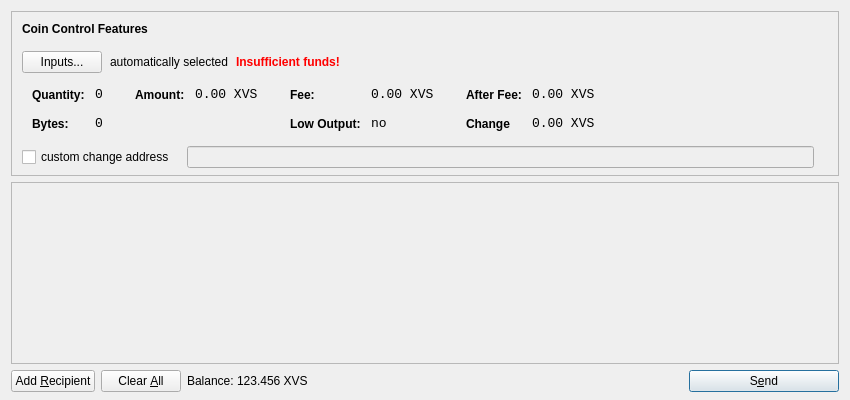
<?xml version="1.0" encoding="UTF-8"?>
<ui version="4.0">
 <class>SendCoinsDialog</class>
 <widget class="QDialog" name="SendCoinsDialog">
  <property name="geometry">
   <rect>
    <x>0</x>
    <y>0</y>
    <width>850</width>
    <height>400</height>
   </rect>
  </property>
  <property name="windowTitle">
   <string>Send Coins</string>
  </property>
  <layout class="QVBoxLayout" name="verticalLayout" stretch="0,1,0">
   <property name="bottomMargin">
    <number>8</number>
   </property>
   <item>
    <widget class="QFrame" name="frameCoinControl">
     <property name="sizePolicy">
      <sizepolicy hsizetype="Expanding" vsizetype="Expanding">
       <horstretch>0</horstretch>
       <verstretch>0</verstretch>
      </sizepolicy>
     </property>
     <property name="maximumSize">
      <size>
       <width>16777215</width>
       <height>16777215</height>
      </size>
     </property>
     <property name="frameShape">
      <enum>QFrame::StyledPanel</enum>
     </property>
     <property name="frameShadow">
      <enum>QFrame::Sunken</enum>
     </property>
     <layout class="QVBoxLayout" name="verticalLayoutCoinControl2">
      <property name="spacing">
       <number>-1</number>
      </property>
      <property name="leftMargin">
       <number>0</number>
      </property>
      <property name="topMargin">
       <number>0</number>
      </property>
      <property name="rightMargin">
       <number>0</number>
      </property>
      <property name="bottomMargin">
       <number>6</number>
      </property>
      <item>
       <layout class="QVBoxLayout" name="verticalLayoutCoinControl" stretch="0,0,0,0,1">
        <property name="spacing">
         <number>0</number>
        </property>
        <property name="leftMargin">
         <number>10</number>
        </property>
        <property name="topMargin">
         <number>10</number>
        </property>
        <item>
         <layout class="QHBoxLayout" name="horizontalLayoutCoinControl1">
          <property name="bottomMargin">
           <number>15</number>
          </property>
          <item>
           <widget class="QLabel" name="labelCoinControlFeatures">
            <property name="sizePolicy">
             <sizepolicy hsizetype="Preferred" vsizetype="Maximum">
              <horstretch>0</horstretch>
              <verstretch>0</verstretch>
             </sizepolicy>
            </property>
            <property name="font">
             <font>
              <weight>75</weight>
              <bold>true</bold>
             </font>
            </property>
            <property name="styleSheet">
             <string notr="true">font-weight:bold;</string>
            </property>
            <property name="text">
             <string>Coin Control Features</string>
            </property>
           </widget>
          </item>
         </layout>
        </item>
        <item>
         <layout class="QHBoxLayout" name="horizontalLayoutCoinControl2" stretch="0,0,0,0">
          <property name="spacing">
           <number>8</number>
          </property>
          <property name="bottomMargin">
           <number>10</number>
          </property>
          <item>
           <widget class="QPushButton" name="pushButtonCoinControl">
            <property name="styleSheet">
             <string notr="true"/>
            </property>
            <property name="text">
             <string>Inputs...</string>
            </property>
           </widget>
          </item>
          <item>
           <widget class="QLabel" name="labelCoinControlAutomaticallySelected">
            <property name="text">
             <string>automatically selected</string>
            </property>
            <property name="margin">
             <number>5</number>
            </property>
           </widget>
          </item>
          <item>
           <widget class="QLabel" name="labelCoinControlInsuffFunds">
            <property name="font">
             <font>
              <weight>75</weight>
              <bold>true</bold>
             </font>
            </property>
            <property name="styleSheet">
             <string notr="true">color:red;font-weight:bold;</string>
            </property>
            <property name="text">
             <string>Insufficient funds!</string>
            </property>
            <property name="margin">
             <number>5</number>
            </property>
           </widget>
          </item>
          <item>
           <spacer name="horizontalSpacerCoinControl">
            <property name="orientation">
             <enum>Qt::Horizontal</enum>
            </property>
            <property name="sizeHint" stdset="0">
             <size>
              <width>40</width>
              <height>1</height>
             </size>
            </property>
           </spacer>
          </item>
         </layout>
        </item>
        <item>
         <widget class="QWidget" name="widgetCoinControl" native="true">
          <property name="sizePolicy">
           <sizepolicy hsizetype="Preferred" vsizetype="Preferred">
            <horstretch>0</horstretch>
            <verstretch>0</verstretch>
           </sizepolicy>
          </property>
          <property name="minimumSize">
           <size>
            <width>0</width>
            <height>0</height>
           </size>
          </property>
          <property name="styleSheet">
           <string notr="true"/>
          </property>
          <layout class="QHBoxLayout" name="horizontalLayoutCoinControl5">
           <property name="margin">
            <number>0</number>
           </property>
           <item>
            <layout class="QHBoxLayout" name="horizontalLayoutCoinControl3" stretch="0,0,0,1">
             <property name="spacing">
              <number>20</number>
             </property>
             <property name="topMargin">
              <number>0</number>
             </property>
             <property name="bottomMargin">
              <number>10</number>
             </property>
             <item>
              <layout class="QFormLayout" name="formLayoutCoinControl1">
               <property name="horizontalSpacing">
                <number>10</number>
               </property>
               <property name="verticalSpacing">
                <number>14</number>
               </property>
               <property name="leftMargin">
                <number>10</number>
               </property>
               <property name="topMargin">
                <number>4</number>
               </property>
               <property name="rightMargin">
                <number>6</number>
               </property>
               <item row="0" column="0">
                <widget class="QLabel" name="labelCoinControlQuantityText">
                 <property name="styleSheet">
                  <string notr="true">font-weight:bold;</string>
                 </property>
                 <property name="text">
                  <string>Quantity:</string>
                 </property>
                 <property name="margin">
                  <number>0</number>
                 </property>
                </widget>
               </item>
               <item row="0" column="1">
                <widget class="QLabel" name="labelCoinControlQuantity">
                 <property name="font">
                  <font>
                   <family>Monospace</family>
                   <pointsize>10</pointsize>
                  </font>
                 </property>
                 <property name="cursor">
                  <cursorShape>IBeamCursor</cursorShape>
                 </property>
                 <property name="contextMenuPolicy">
                  <enum>Qt::ActionsContextMenu</enum>
                 </property>
                 <property name="text">
                  <string>0</string>
                 </property>
                 <property name="margin">
                  <number>0</number>
                 </property>
                 <property name="textInteractionFlags">
                  <set>Qt::LinksAccessibleByMouse|Qt::TextSelectableByKeyboard|Qt::TextSelectableByMouse</set>
                 </property>
                </widget>
               </item>
               <item row="1" column="0">
                <widget class="QLabel" name="labelCoinControlBytesText">
                 <property name="styleSheet">
                  <string notr="true">font-weight:bold;</string>
                 </property>
                 <property name="text">
                  <string>Bytes:</string>
                 </property>
                </widget>
               </item>
               <item row="1" column="1">
                <widget class="QLabel" name="labelCoinControlBytes">
                 <property name="font">
                  <font>
                   <family>Monospace</family>
                   <pointsize>10</pointsize>
                  </font>
                 </property>
                 <property name="cursor">
                  <cursorShape>IBeamCursor</cursorShape>
                 </property>
                 <property name="contextMenuPolicy">
                  <enum>Qt::ActionsContextMenu</enum>
                 </property>
                 <property name="text">
                  <string>0</string>
                 </property>
                 <property name="textInteractionFlags">
                  <set>Qt::LinksAccessibleByMouse|Qt::TextSelectableByKeyboard|Qt::TextSelectableByMouse</set>
                 </property>
                </widget>
               </item>
              </layout>
             </item>
             <item>
              <layout class="QFormLayout" name="formLayoutCoinControl2">
               <property name="horizontalSpacing">
                <number>10</number>
               </property>
               <property name="verticalSpacing">
                <number>14</number>
               </property>
               <property name="leftMargin">
                <number>6</number>
               </property>
               <property name="topMargin">
                <number>4</number>
               </property>
               <property name="rightMargin">
                <number>6</number>
               </property>
               <item row="0" column="0">
                <widget class="QLabel" name="labelCoinControlAmountText">
                 <property name="styleSheet">
                  <string notr="true">font-weight:bold;</string>
                 </property>
                 <property name="text">
                  <string>Amount:</string>
                 </property>
                 <property name="margin">
                  <number>0</number>
                 </property>
                </widget>
               </item>
               <item row="0" column="1">
                <widget class="QLabel" name="labelCoinControlAmount">
                 <property name="font">
                  <font>
                   <family>Monospace</family>
                   <pointsize>10</pointsize>
                  </font>
                 </property>
                 <property name="cursor">
                  <cursorShape>IBeamCursor</cursorShape>
                 </property>
                 <property name="contextMenuPolicy">
                  <enum>Qt::ActionsContextMenu</enum>
                 </property>
                 <property name="text">
                  <string notr="true">0.00 XVS</string>
                 </property>
                 <property name="textInteractionFlags">
                  <set>Qt::LinksAccessibleByMouse|Qt::TextSelectableByKeyboard|Qt::TextSelectableByMouse</set>
                 </property>
                </widget>
               </item>
              </layout>
             </item>
             <item>
              <layout class="QFormLayout" name="formLayoutCoinControl3">
               <property name="horizontalSpacing">
                <number>10</number>
               </property>
               <property name="verticalSpacing">
                <number>14</number>
               </property>
               <property name="leftMargin">
                <number>6</number>
               </property>
               <property name="topMargin">
                <number>4</number>
               </property>
               <property name="rightMargin">
                <number>6</number>
               </property>
               <item row="0" column="0">
                <widget class="QLabel" name="labelCoinControlFeeText">
                 <property name="styleSheet">
                  <string notr="true">font-weight:bold;</string>
                 </property>
                 <property name="text">
                  <string>Fee:</string>
                 </property>
                 <property name="margin">
                  <number>0</number>
                 </property>
                </widget>
               </item>
               <item row="0" column="1">
                <widget class="QLabel" name="labelCoinControlFee">
                 <property name="font">
                  <font>
                   <family>Monospace</family>
                   <pointsize>10</pointsize>
                  </font>
                 </property>
                 <property name="cursor">
                  <cursorShape>IBeamCursor</cursorShape>
                 </property>
                 <property name="contextMenuPolicy">
                  <enum>Qt::ActionsContextMenu</enum>
                 </property>
                 <property name="text">
                  <string notr="true">0.00 XVS</string>
                 </property>
                 <property name="textInteractionFlags">
                  <set>Qt::LinksAccessibleByMouse|Qt::TextSelectableByKeyboard|Qt::TextSelectableByMouse</set>
                 </property>
                </widget>
               </item>
               <item row="1" column="0">
                <widget class="QLabel" name="labelCoinControlLowOutputText">
                 <property name="styleSheet">
                  <string notr="true">font-weight:bold;</string>
                 </property>
                 <property name="text">
                  <string>Low Output:</string>
                 </property>
                </widget>
               </item>
               <item row="1" column="1">
                <widget class="QLabel" name="labelCoinControlLowOutput">
                 <property name="font">
                  <font>
                   <family>Monospace</family>
                   <pointsize>10</pointsize>
                  </font>
                 </property>
                 <property name="cursor">
                  <cursorShape>IBeamCursor</cursorShape>
                 </property>
                 <property name="contextMenuPolicy">
                  <enum>Qt::ActionsContextMenu</enum>
                 </property>
                 <property name="text">
                  <string>no</string>
                 </property>
                 <property name="textInteractionFlags">
                  <set>Qt::LinksAccessibleByMouse|Qt::TextSelectableByKeyboard|Qt::TextSelectableByMouse</set>
                 </property>
                </widget>
               </item>
              </layout>
             </item>
             <item>
              <layout class="QFormLayout" name="formLayoutCoinControl4">
               <property name="horizontalSpacing">
                <number>10</number>
               </property>
               <property name="verticalSpacing">
                <number>14</number>
               </property>
               <property name="leftMargin">
                <number>6</number>
               </property>
               <property name="topMargin">
                <number>4</number>
               </property>
               <property name="rightMargin">
                <number>6</number>
               </property>
               <item row="0" column="0">
                <widget class="QLabel" name="labelCoinControlAfterFeeText">
                 <property name="styleSheet">
                  <string notr="true">font-weight:bold;</string>
                 </property>
                 <property name="text">
                  <string>After Fee:</string>
                 </property>
                 <property name="margin">
                  <number>0</number>
                 </property>
                </widget>
               </item>
               <item row="0" column="1">
                <widget class="QLabel" name="labelCoinControlAfterFee">
                 <property name="font">
                  <font>
                   <family>Monospace</family>
                   <pointsize>10</pointsize>
                  </font>
                 </property>
                 <property name="cursor">
                  <cursorShape>IBeamCursor</cursorShape>
                 </property>
                 <property name="contextMenuPolicy">
                  <enum>Qt::ActionsContextMenu</enum>
                 </property>
                 <property name="text">
                  <string notr="true">0.00 XVS</string>
                 </property>
                 <property name="textInteractionFlags">
                  <set>Qt::LinksAccessibleByMouse|Qt::TextSelectableByKeyboard|Qt::TextSelectableByMouse</set>
                 </property>
                </widget>
               </item>
               <item row="1" column="0">
                <widget class="QLabel" name="labelCoinControlChangeText">
                 <property name="styleSheet">
                  <string notr="true">font-weight:bold;</string>
                 </property>
                 <property name="text">
                  <string>Change</string>
                 </property>
                </widget>
               </item>
               <item row="1" column="1">
                <widget class="QLabel" name="labelCoinControlChange">
                 <property name="font">
                  <font>
                   <family>Monospace</family>
                   <pointsize>10</pointsize>
                  </font>
                 </property>
                 <property name="cursor">
                  <cursorShape>IBeamCursor</cursorShape>
                 </property>
                 <property name="contextMenuPolicy">
                  <enum>Qt::ActionsContextMenu</enum>
                 </property>
                 <property name="text">
                  <string notr="true">0.00 XVS</string>
                 </property>
                 <property name="textInteractionFlags">
                  <set>Qt::LinksAccessibleByMouse|Qt::TextSelectableByKeyboard|Qt::TextSelectableByMouse</set>
                 </property>
                </widget>
               </item>
              </layout>
             </item>
            </layout>
           </item>
          </layout>
         </widget>
        </item>
        <item>
         <layout class="QHBoxLayout" name="horizontalLayoutCoinControl4" stretch="0,0,0">
          <property name="spacing">
           <number>12</number>
          </property>
          <property name="sizeConstraint">
           <enum>QLayout::SetDefaultConstraint</enum>
          </property>
          <property name="topMargin">
           <number>5</number>
          </property>
          <property name="rightMargin">
           <number>5</number>
          </property>
          <item>
           <widget class="QCheckBox" name="checkBoxCoinControlChange">
            <property name="text">
             <string>custom change address</string>
            </property>
           </widget>
          </item>
          <item>
           <widget class="QLineEdit" name="lineEditCoinControlChange">
            <property name="enabled">
             <bool>false</bool>
            </property>
            <property name="sizePolicy">
             <sizepolicy hsizetype="Expanding" vsizetype="Fixed">
              <horstretch>0</horstretch>
              <verstretch>0</verstretch>
             </sizepolicy>
            </property>
           </widget>
          </item>
          <item>
           <widget class="QLabel" name="labelCoinControlChangeLabel">
            <property name="sizePolicy">
             <sizepolicy hsizetype="Preferred" vsizetype="Expanding">
              <horstretch>0</horstretch>
              <verstretch>0</verstretch>
             </sizepolicy>
            </property>
            <property name="minimumSize">
             <size>
              <width>0</width>
              <height>0</height>
             </size>
            </property>
            <property name="text">
             <string/>
            </property>
            <property name="margin">
             <number>3</number>
            </property>
           </widget>
          </item>
         </layout>
        </item>
        <item>
         <spacer name="verticalSpacerCoinControl">
          <property name="orientation">
           <enum>Qt::Vertical</enum>
          </property>
          <property name="sizeHint" stdset="0">
           <size>
            <width>800</width>
            <height>1</height>
           </size>
          </property>
         </spacer>
        </item>
       </layout>
      </item>
     </layout>
    </widget>
   </item>
   <item>
    <widget class="QScrollArea" name="scrollArea">
     <property name="widgetResizable">
      <bool>true</bool>
     </property>
     <widget class="QWidget" name="scrollAreaWidgetContents">
      <property name="geometry">
       <rect>
        <x>0</x>
        <y>0</y>
        <width>830</width>
        <height>165</height>
       </rect>
      </property>
      <layout class="QVBoxLayout" name="verticalLayout_2">
       <property name="margin">
        <number>0</number>
       </property>
       <item>
        <layout class="QVBoxLayout" name="entries">
         <property name="spacing">
          <number>6</number>
         </property>
        </layout>
       </item>
       <item>
        <spacer name="verticalSpacer">
         <property name="orientation">
          <enum>Qt::Vertical</enum>
         </property>
         <property name="sizeHint" stdset="0">
          <size>
           <width>20</width>
           <height>40</height>
          </size>
         </property>
        </spacer>
       </item>
      </layout>
     </widget>
    </widget>
   </item>
   <item>
    <layout class="QHBoxLayout" name="horizontalLayout">
     <item>
      <widget class="QPushButton" name="addButton">
       <property name="toolTip">
        <string>Send to multiple recipients at once</string>
       </property>
       <property name="text">
        <string>Add &amp;Recipient</string>
       </property>
       <property name="autoDefault">
        <bool>false</bool>
       </property>
      </widget>
     </item>
     <item>
      <widget class="QPushButton" name="clearButton">
       <property name="sizePolicy">
        <sizepolicy hsizetype="Minimum" vsizetype="Fixed">
         <horstretch>0</horstretch>
         <verstretch>0</verstretch>
        </sizepolicy>
       </property>
       <property name="toolTip">
        <string>Remove all transaction fields</string>
       </property>
       <property name="text">
        <string>Clear &amp;All</string>
       </property>
       <property name="autoRepeatDelay">
        <number>300</number>
       </property>
       <property name="autoDefault">
        <bool>false</bool>
       </property>
      </widget>
     </item>
     <item>
      <layout class="QHBoxLayout" name="horizontalLayout_2">
       <property name="spacing">
        <number>3</number>
       </property>
       <item>
        <widget class="QLabel" name="label">
         <property name="sizePolicy">
          <sizepolicy hsizetype="Preferred" vsizetype="Fixed">
           <horstretch>0</horstretch>
           <verstretch>0</verstretch>
          </sizepolicy>
         </property>
         <property name="text">
          <string>Balance:</string>
         </property>
        </widget>
       </item>
       <item>
        <widget class="QLabel" name="labelBalance">
         <property name="sizePolicy">
          <sizepolicy hsizetype="Preferred" vsizetype="Fixed">
           <horstretch>0</horstretch>
           <verstretch>0</verstretch>
          </sizepolicy>
         </property>
         <property name="cursor">
          <cursorShape>IBeamCursor</cursorShape>
         </property>
         <property name="text">
          <string notr="true">123.456 XVS</string>
         </property>
         <property name="textInteractionFlags">
          <set>Qt::LinksAccessibleByMouse|Qt::TextSelectableByKeyboard|Qt::TextSelectableByMouse</set>
         </property>
        </widget>
       </item>
      </layout>
     </item>
     <item>
      <spacer name="horizontalSpacer">
       <property name="orientation">
        <enum>Qt::Horizontal</enum>
       </property>
       <property name="sizeHint" stdset="0">
        <size>
         <width>40</width>
         <height>20</height>
        </size>
       </property>
      </spacer>
     </item>
     <item>
      <widget class="QPushButton" name="sendButton">
       <property name="minimumSize">
        <size>
         <width>150</width>
         <height>0</height>
        </size>
       </property>
       <property name="toolTip">
        <string>Confirm the send action</string>
       </property>
       <property name="text">
        <string>S&amp;end</string>
       </property>
       <property name="icon">
        <iconset resource="../bitcoin.qrc">
         <normaloff>:/icons/send</normaloff>:/icons/send</iconset>
       </property>
       <property name="default">
        <bool>true</bool>
       </property>
      </widget>
     </item>
    </layout>
   </item>
  </layout>
 </widget>
 <resources>
  <include location="../bitcoin.qrc"/>
 </resources>
 <connections/>
</ui>
